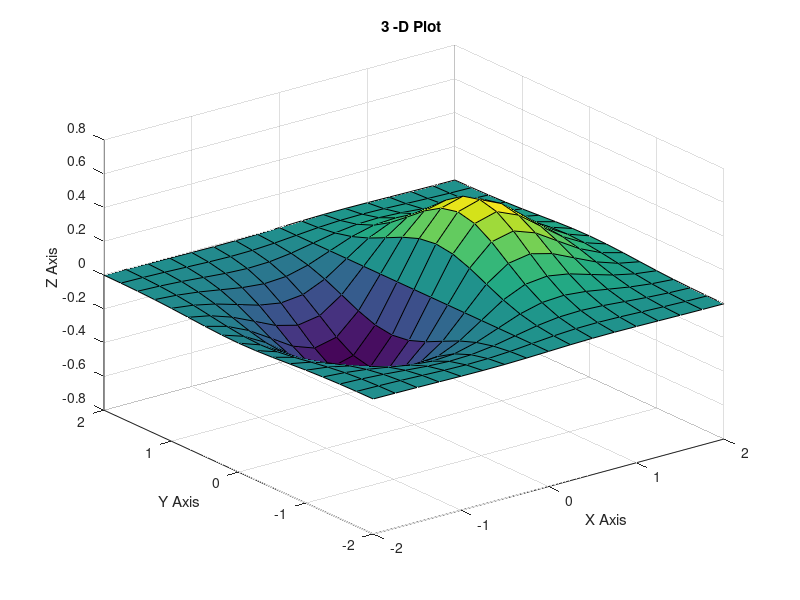

The MATLAB source for this figure:
#3D plot of a surface by creating a grid along the X and Y axes
%  and plotting the Z-coordinate according to the exponential function.


X=[-2:0.25:2];
Y=X;
[X,Y]=meshgrid(X);
Z=X.*exp(-X.^2-Y.^2);
surf(X,Y,Z);
title('3 -D Plot ');
xlabel('X Axis'), ylabel('Y Axis'),zlabel('Z Axis');
